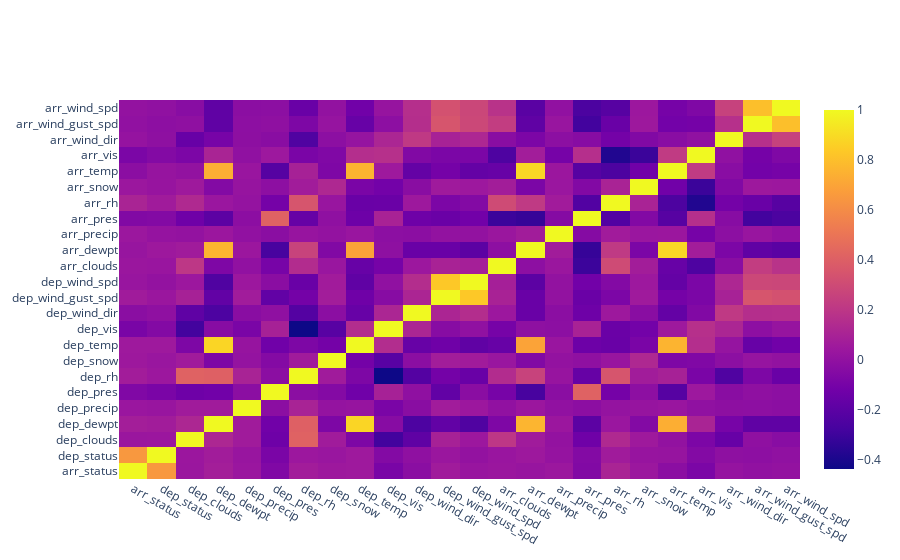

Here is the notebook cell this chart was saved with:
### Code cell
# correl = subset_data.corr()
correl = su_data.corr(numeric_only=True)

trace = go.Heatmap(z=correl.values,
                  x=correl.index.values,
                  y=correl.columns.values)
data=[trace]
plotly.offline.iplot(data, filename='basic-heatmap')

### Figure 1 — Plotly figure (JSON) as saved in the notebook; plotly's stock layout.template omitted (floating-point values rounded to 4 significant figures; data arrays with more than 128 entries replaced by an {"elided": "..."} marker saying what was removed)
{"data": [{"type": "heatmap", "x": ["arr_status", "dep_status", "dep_clouds", "dep_dewpt", "dep_precip", "dep_pres", "dep_rh", "dep_snow", "dep_temp", "dep_vis", "dep_wind_dir", "dep_wind_gust_spd", "dep_wind_spd", "arr_clouds", "arr_dewpt", "arr_precip", "arr_pres", "arr_rh", "arr_snow", "arr_temp", "arr_vis", "arr_wind_dir", "arr_wind_gust_spd", "arr_wind_spd"], "y": ["arr_status", "dep_status", "dep_clouds", "dep_dewpt", "dep_precip", "dep_pres", "dep_rh", "dep_snow", "dep_temp", "dep_vis", "dep_wind_dir", "dep_wind_gust_spd", "dep_wind_spd", "arr_clouds", "arr_dewpt", "arr_precip", "arr_pres", "arr_rh", "arr_snow", "arr_temp", "arr_vis", "arr_wind_dir", "arr_wind_gust_spd", "arr_wind_spd"], "z": {"elided": "24x24 float values"}}], "layout": {}}
